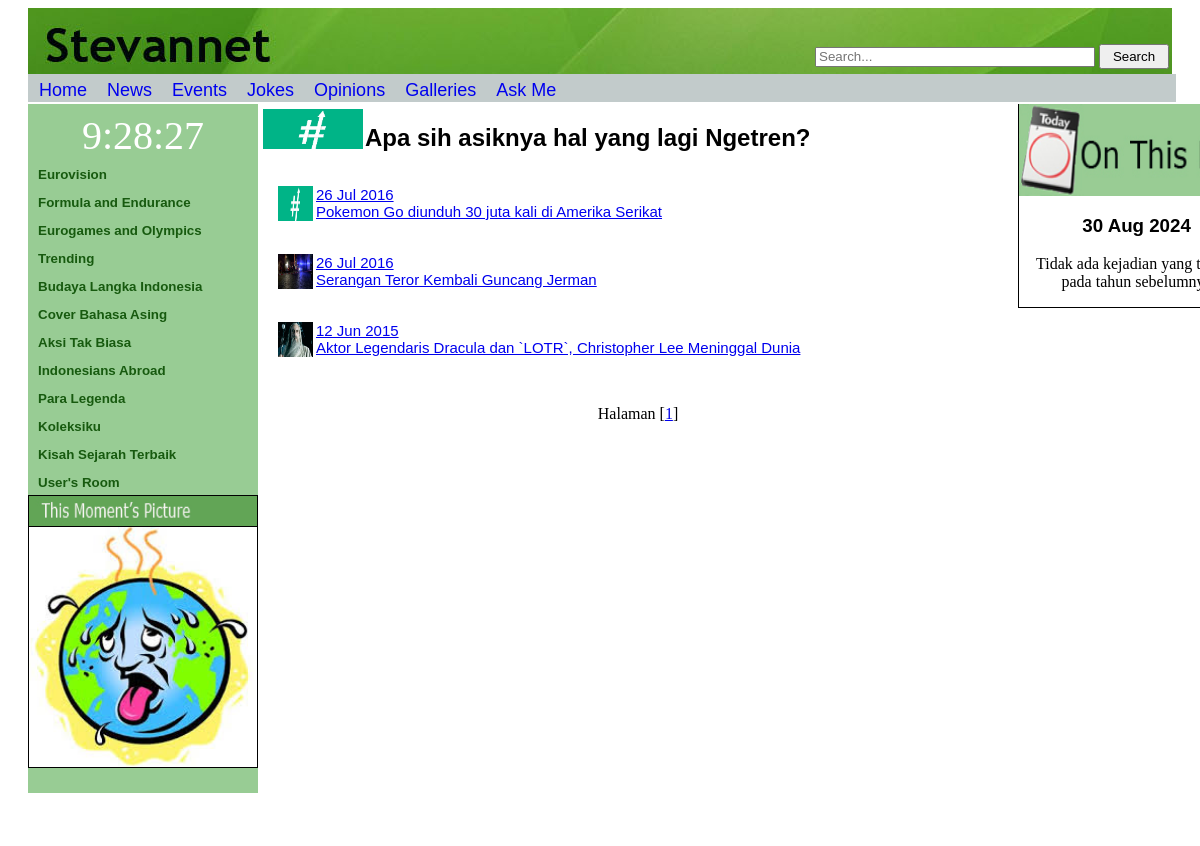
Page /trending.php on the earlier database version.
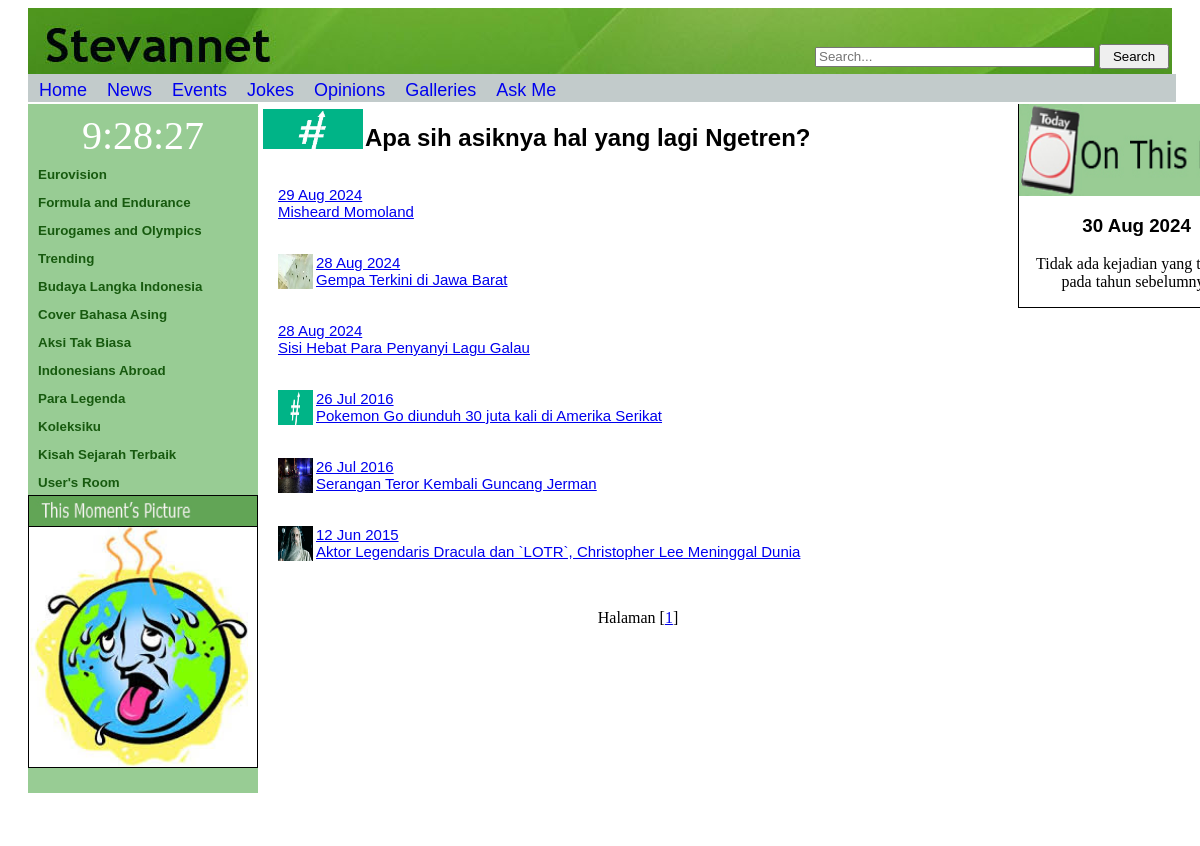
Same page on the later database version.
### tables this page shows
CREATE TABLE `articles` (
  `id` int(11) NOT NULL,
  `judul` varchar(200) NOT NULL,
  `tanggal_muat` varchar(20) NOT NULL,
  `tanggal_terjadi` varchar(20) NOT NULL,
  `id_jenis` int(11) NOT NULL,
  `id_topik` int(11) NOT NULL,
  `isi` text DEFAULT NULL,
  `gambar` varchar(200) DEFAULT NULL,
  `sumber` varchar(50) DEFAULT NULL
);

### trending.php (the view, shortened to what this page needs)
<html>
	<head>
		<link rel="stylesheet" href="penampilan.css">
		<div id="header">
			<div id="searchform">
				<form class="search" action="searches.php">
					<?php
						include("searchMenu.php");
					?>
				</form>
			</div>
		</div>
		<?php
			include("menuAtas.php");
		?>
	</head>
	<body onload="startTime()">
		<div class="leftside">
			<?php
				require("leftDIV.php");
			?>
		</div>
		<div class="center">
			<img src="Images/trendingTitle.jpg" style="width:100px; height:40px; margin-left:5px; margin-top:5px;">
			<h2 style="display: inline; margin-left:-2px; vertical-align:text-bottom;">
				Apa sih asiknya hal yang lagi Ngetren?
			</h2><br><br>
			<p>
				<?php
					include "db.inc.php";
					$halaman=isset($_GET['page'])?(int) $_GET['page']:1;
					$offset=($halaman-1)*8;
					$sqlstr = "SELECT * from articles WHERE id_topik='4' order by id DESC limit $offset,8";
					$hasil_1=mysqli_query($connection, $sqlstr);
					$row=mysqli_fetch_row($hasil_1);
					do{
						list($id,$judul,$tanggal_muat,$tanggal_terjadi,$id_jenis,$id_topik,$isi,$gambar,$sumber) = $row;
						if(!empty($gambar))
							echo "<img src='Images/$gambar' width=35px height=35px align=left>";
						echo "<a href='berita_detail.php?id=$id'>$tanggal_muat<br>$judul</a><br>";
						echo "<br><br>";
					}while($row=mysqli_fetch_row($hasil_1));
					$sqlstr = "SELECT * from articles WHERE id_topik='4'";
					$hasil_2 = mysqli_query($connection, $sqlstr);
					$jumlah = mysqli_num_rows($hasil_2);
					$i=$jumlah/8;
					$i=ceil($i);
					echo "<center>Halaman ";
					for($j=1;$j<=$i;$j++)
					{
						$awal = (($j-1)*4+$j)-1;
						echo "[<a href='trending.php?awal=$awal&page=$j'>$j</a>]";
					}
				?>
			</p>
		</div>
		<div class="right">
			<?php
				require("rightDIV.php");
			?>
		</div>
		<div class="footer">
		</div>
	</body>
</html>

### searchMenu.php
<?php
	if(isset($_SESSION['login_user']))
	{
		echo "
			<h3 id= \"hellousername\" style=\"margin-left:1096px; color:white; text-align: right; width:180px;\">
				<center>Hello $login_session!</center>
			</h3>
			<table style = \"float:right; margin-left:480px; margin-top:-8px;\">
				<tr>
					<td><input type=\"text\" name='src' placeholder=\"Search...\" class=\"textinput\" style=\"width: 280px; height: 20px;\"/></td>
					<td><input type=\"submit\" value=\"Search\" class=\"searchbutton\" style=\"width: 70px; height: 25px;\"/></td>
				</tr>
			</table>";
		}
	else
	{
		echo "
			<table style = \"float:right; margin-top:33px;\">
				<tr>
					<td><input type=\"text\" name='src' placeholder=\"Search...\" class=\"textinput\" style=\"width: 280px; height: 20px;\"/></td>
					<td><input type=\"submit\" value=\"Search\" class=\"searchbutton\" style=\"width: 70px; height: 25px;\"/></td>
				</tr>
			</table>";
	}
?>

### menuAtas.php (shortened to what this page needs)
<?php
	echo "<table id=\"menu\">
			<tr bgcolor=\"#C2CBCB\">
				<td width=\"100%\">
					<ul>
						<li>
							<a href=\"home.php\">Home</a>
						</li>
						<li>
							<a href=\"news.php\">News</a>
						</li>
						<li>
							<a href=\"events.php\">Events</a>
						</li>
						<li>
							<a href=\"jokes.php\">Jokes</a>
						</li>
						<li>
							<a href=\"opinions.php\">Opinions</a>
						</li>
						<li>
							<a href=\"gallery.php\">Galleries</a>
						</li>
						<li>
							<a href=\"askme.php\">Ask Me</a>
						</li>
						<li>";
						echo "
						</li>
					</ul>
				</td>
			</tr>
		</table>";
?>

### leftDIV.php (shortened to what this page needs)
<?php
	echo "<br><div id=\"clock\"><br></div>
			<ul>
				<li><a href=\"eurovision.php\">Eurovision</a>
				</li>
				<li><a href=\"f1.php\">Formula and Endurance</a>
				</li>
				<li><a href=\"eurogames.php\">Eurogames and Olympics</a>
				</li>
				<li><a href=\"trending.php\">Trending</a>
				</li>
				<li><a href=\"langka.php\">Budaya Langka Indonesia</a>
				</li>
				<li><a href=\"coverasing.php\">Cover Bahasa Asing</a>
				</li>
				<li><a href=\"unusual.php\">Aksi Tak Biasa</a>
				</li>
				<li><a href=\"indoineuro.php\">Indonesians Abroad</a>
				</li>
				<li><a href=\"legends.php\">Para Legenda</a>
				</li>
				<li><a href=\"mycollections.php\">Koleksiku</a>
				</li>
				<li><a href=\"sejarahterbaik.php\">Kisah Sejarah Terbaik</a>
				</li>
				<li><a href=\"admin.php\">User's Room</a>
				</li>
				<li><img src=\"Images/PictureOTM.jpg\" style=\"width:99%; height:30px; border:1px solid;\">
				</li>
				<li><img src=\"Images/GW.jpg\" style=\"width:99%; height:240px; border:1px solid; margin-top:-6px;\">
				</li>
			</ul>
			";
?>

### rightDIV.php
<ul>
	<li>
		<center>
			<img src="Images/OTD.jpg" width="100%" height="92px" style="margin-top:2px; margin-left:0px;">
		</center>
	</li>
	<li>
		<h3 align="center">
		<?php
			$today = date("d M Y");
			echo "$today";
		?>
		</h3>
		<p>
			<?php
				$tanggal = date("d");
				$bulan = date("n");
				$sqlstr = "SELECT * from sejarah WHERE (tanggal=$tanggal) AND (bulan=$bulan) order by tahun DESC";
				$hasil=mysqli_query($connection,$sqlstr);
				@$row=mysqli_fetch_row($hasil);
				if(!$row){
					echo "<center>Tidak ada kejadian yang terjadi pada tahun sebelumnya</center>";
				}
				else{
					do{
						list($id,$tanggal,$bulan,$tahun,$judul) = $row;
						echo "<b>$tahun</b> - $judul<br>";
						echo "----------------------<br>";
					}while(@$row=mysqli_fetch_row($hasil));
				}
			?>
		</p>
	</li>
</ul>

### penampilan.css (style rules this page uses)
#header { background:url('Images/Header.jpg'); height:70px; margin-left: 20px; margin-right: 20px; }
.center h2, h3, h4 { font-family: Verdana, Arial, Helvetica, sans-serif; margin-left:20px; margin-right:20px; text-align:justify; }
.center p, ol { font-family: Verdana, Arial, Helvetica, sans-serif; margin-left:20px; margin-right:20px; text-align:justify; font-size: 15px; }
.right p,h3 { font-family: Verdana, Arial, Helvetica, sans-serif; text-align:center; }
#menu { width:97.3%; margin-left: 18px; margin-top: -15px; }
#menu ul { margin-top:5px; font-size:20px; }
#menu ul li { position: relative; left:-30px; color:black; display: inline; float:left; font-family: sans-serif; list-style-type:none; }
#menu ul li a { position: relative; margin-right:20px; list-style-type:none; text-decoration: none; font-size: 18px; }
#clock { margin-top: -10px; font-size: 40px; color:white; text-align:center; background-color: #98CC94; }
.leftside { float:left; width:230px; margin-left: 20px; margin-bottom: -25px; background-color: #98CC94; }
.leftside img, .leftsidedetail img { border:none; margin-left:0px; }
.leftside li a, .leftsidedetail li a { font-family: Verdana, Arial, Helvetica, sans-serif; margin: 0; font-size: 10pt; font-weight: bold; background: #FFF; height: 20px; text-decoration: none; }
.leftside li a:link, .leftside li a:visited, .leftsidedetail li a:link, .leftsidedetail li a:visited { color: #175a0f; display: block; background: url(http://lh6.ggpht.com/_7wsQzULWIwo/Sze7zmvMfQI/AAAAAAAACrQ/herewFa4gNQ/s800/menu6.gif); padding: 8px 0 0 10px; }
.leftside ul, .leftsidedetail ul { list-style-type: none; margin-left:-40px; margin-top:0px; font-size:20px; }
.center, .centerdetail { float:left; width:760px; display: inline-block; }
.right { float:left; width:19.6%; display: inline-block; border:1px solid; position:absolute; }
.right ul { list-style-type: none; margin-left:-40px; margin-top:-3px; }
.footer { background:url('Images/Footer.jpg'); clear:both; height:70px; width:97%; margin-left: 20px; margin-right: 50px; text-align: center; position: relative; z-index:1; }

Differences in the rows shown:
added articles: tanggal_muat "29 Aug 2024", judul "Misheard Momoland"
added articles: gambar (picture), tanggal_muat "28 Aug 2024", judul "Gempa Terkini di Jawa Barat"
added articles: tanggal_muat "28 Aug 2024", judul "Sisi Hebat Para Penyanyi Lagu Galau"
